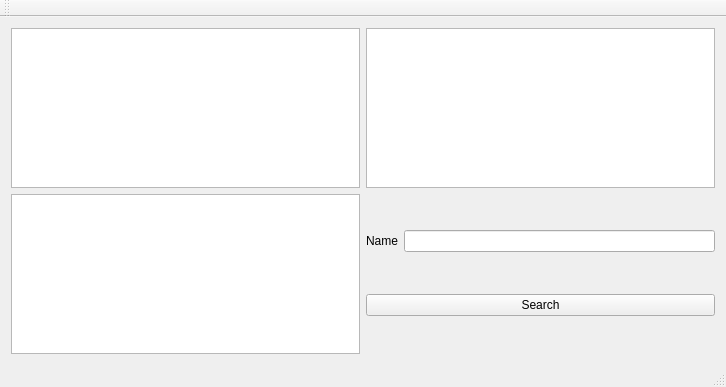
<?xml version="1.0" encoding="UTF-8"?>
<ui version="4.0">
 <class>vegetablesClass</class>
 <widget class="QMainWindow" name="vegetablesClass">
  <property name="geometry">
   <rect>
    <x>0</x>
    <y>0</y>
    <width>726</width>
    <height>387</height>
   </rect>
  </property>
  <property name="windowTitle">
   <string>vegetables</string>
  </property>
  <widget class="QWidget" name="centralWidget">
   <layout class="QVBoxLayout" name="verticalLayout_2">
    <item>
     <layout class="QGridLayout" name="gridLayout">
      <item row="2" column="0">
       <widget class="QListWidget" name="searched_vegetables"/>
      </item>
      <item row="0" column="0">
       <widget class="QListWidget" name="repo_families"/>
      </item>
      <item row="0" column="1">
       <widget class="QListWidget" name="repo_vegetables_from_family"/>
      </item>
      <item row="2" column="1">
       <layout class="QVBoxLayout" name="verticalLayout">
        <item>
         <layout class="QHBoxLayout" name="horizontalLayout">
          <item>
           <widget class="QLabel" name="label">
            <property name="text">
             <string>Name</string>
            </property>
           </widget>
          </item>
          <item>
           <widget class="QLineEdit" name="vegetable_name"/>
          </item>
         </layout>
        </item>
        <item>
         <widget class="QPushButton" name="Search">
          <property name="text">
           <string>Search</string>
          </property>
         </widget>
        </item>
       </layout>
      </item>
     </layout>
    </item>
   </layout>
  </widget>
  <widget class="QMenuBar" name="menuBar">
   <property name="geometry">
    <rect>
     <x>0</x>
     <y>0</y>
     <width>726</width>
     <height>26</height>
    </rect>
   </property>
  </widget>
  <widget class="QToolBar" name="mainToolBar">
   <attribute name="toolBarArea">
    <enum>TopToolBarArea</enum>
   </attribute>
   <attribute name="toolBarBreak">
    <bool>false</bool>
   </attribute>
  </widget>
  <widget class="QStatusBar" name="statusBar"/>
 </widget>
 <layoutdefault spacing="6" margin="11"/>
 <resources>
  <include location="vegetables.qrc"/>
 </resources>
 <connections/>
</ui>
